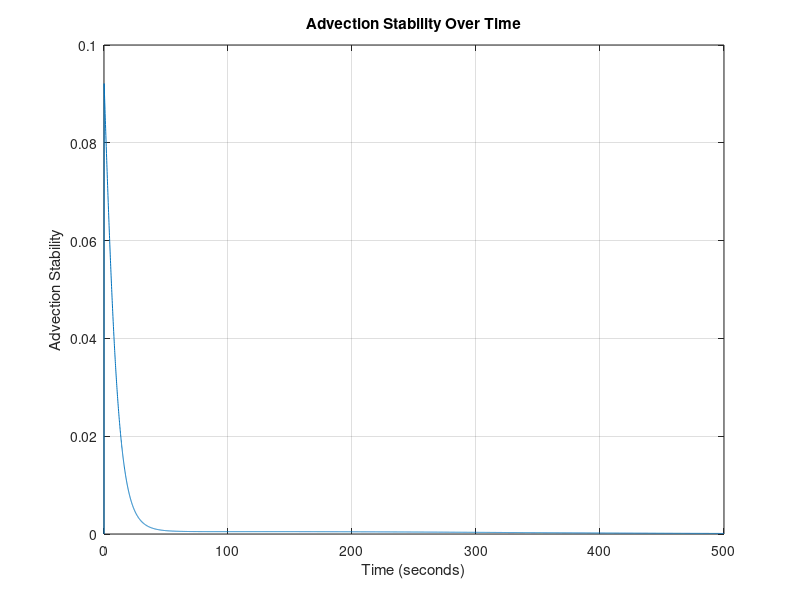
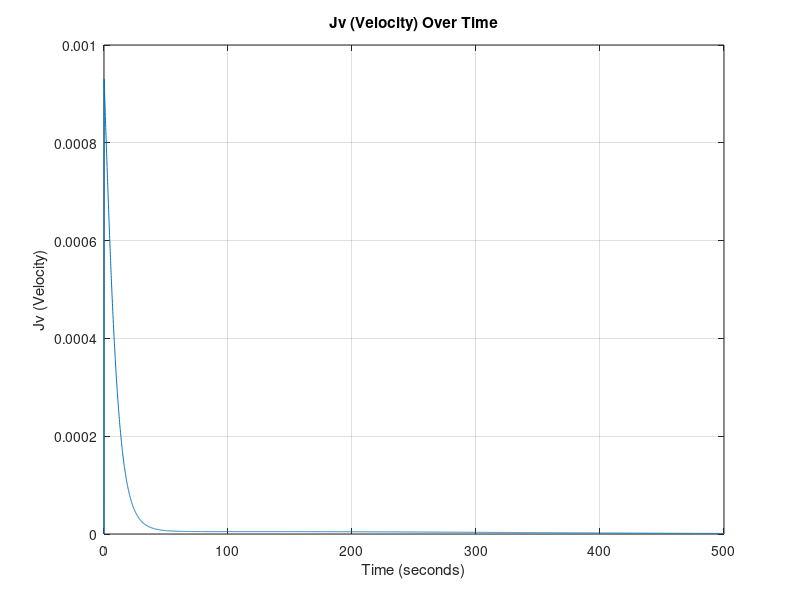
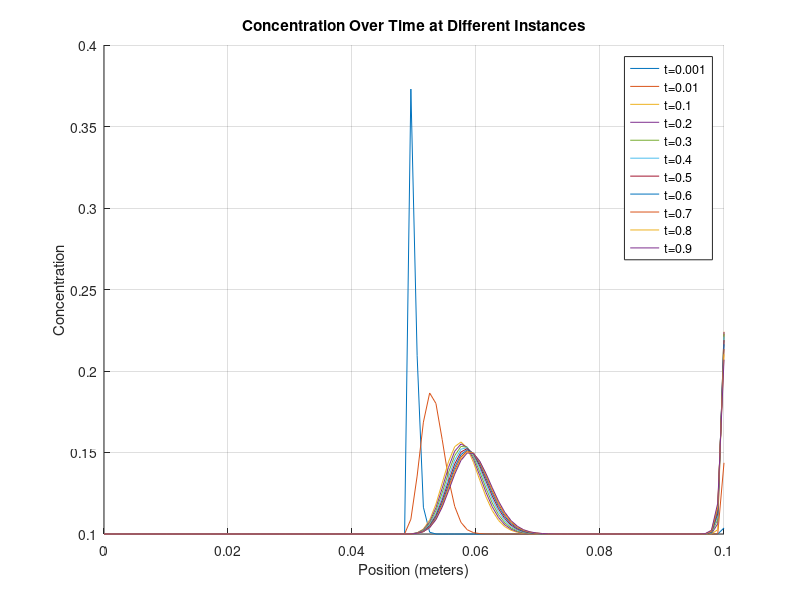
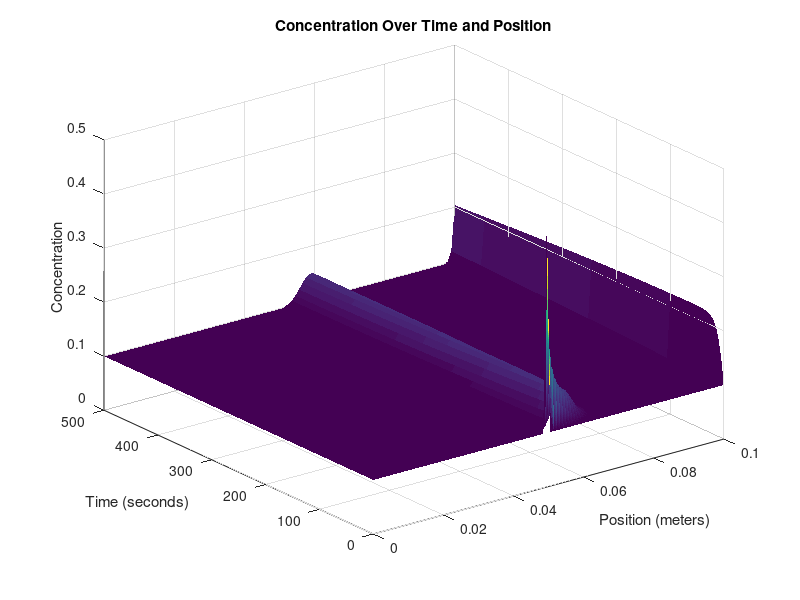

MATLAB code for these plots, in order:
%__Gruppe 3-Simulering-3.Sem__
clear
close all
clc
%% Inital Parameters 
domain_length = 0.1;   % Domain length (meters)
domain_steps = 100;    % Number of spatial domain_steps points
dx = domain_length / (domain_steps - 1);

time_length = 500;      % Time length (seconds)
time_steps = 5000;       % Number of time steps
dt = time_length / time_steps;

% DEFINED VARIABLES
D = 0.846*10^-9; % Diffusivity coefficient H2PO4 in water
feed_conc = 0.1; % Constant solute concentration at the first cell 0.1 molar [H2PO4]
TMP= 5.5; %TMP: Transmembrane Pressure [bar]
kb= 0.001; % Fouling Constant
kw= 3.044001*10^-4; % Initial water permiability L m^-2 bar^-1 s^-1 
rejection_rate = 0.1; % Rejection of the membrane (σ) [procentage]


% PHYSICAL CONSTANTS
R= 0.0831415; % Gasconstant [L Bar mol^-1 K^-1]
T= 273.15+20; %Temperature [K]
F= 96.485; %Faraday[C/mol]

% Anonymous functions
Lv = @(time) kw*exp(-kb*time); %Water Permiability for all cells

% Percipitation array
%P = zeros(domain_length,);

% Create a grid for space and time
x = linspace(0, domain_length, domain_steps);
t = linspace(0, time_length, time_steps);

% Initialize the concentration array AND Initial condition (1D)
C = zeros(domain_steps, time_steps)+0.1; % 0.1 molar [H2PO4]

C(domain_steps/2,1)=0.5;

%Diffusive Stability
DS = D*dx/dt;
fprintf('\n Diffusivity Stability = %f', DS);
if DS>0.5 
   fprintf(2,'\n ERROR: Stabilitetsfejl');
else
    fprintf('\n Stable Diffusion Model !!');
end


%% Time-stepping loop
for j = 2:time_steps
    for i = 1:domain_steps
        Jv = (Lv(j)*(TMP-(1*R*T*(C(domain_steps, j-1)))));  % Volume flux = Jv ,  in terms of osmotic pressure (TMP, R, T, delta_C) and Lv. [m/s]
        C(1, :) = 0.1; % Set the leftmost boundary to 0.1
        % Calculate the second derivative in x direction
        if i == 1 %__First Cell__
            % No left neighbor at the first cell
            d2Cdx2 = D * (C(2, j-1) -  C(1, j-1)) / dx^2;
             % Apply advection and inflow at the first cell
            dCdt_advection = -Jv * C(i, j-1) / dx;
        elseif i == domain_steps %__Membrane Cell___
            % No right neighbor at the last cell and MEMBRANE
            d2Cdx2 = (D * (C(domain_steps - 1, j-1) - C(domain_steps, j-1)) / dx^2) + C(i,j-1)*(rejection_rate)*Jv/(dx);
        else    %__Normal Cells__
            % Calculate the second derivative normally
            d2Cdx2 = D * (C(i + 1, j-1) - 2 * C(i, j-1) + C(i - 1, j-1)) / dx^2;
            % Apply advection term
            dCdt_advection = -Jv * (C(i, j-1) - C(i-1, j-1)) / dx;
        end
        % Apply the diffusion-advection-(electromigration) equation
        C(i, j) = C(i, j-1) + dt * (d2Cdx2 + dCdt_advection);
        Jv_values(j) = Jv;
        AS(j) = Jv * dt/dx;
    end
end

%% 2D Plots

% Plot Advection Stability (DS) values over time

figure;
plot(t, AS);
xlabel('Time (seconds)');
ylabel('Advection Stability');
title('Advection Stability Over Time');
grid on;

% Plot Jv values over time
figure;
plot(t, Jv_values);
xlabel('Time (seconds)');
ylabel('Jv (Velocity)');
title('Jv (Velocity) Over Time');
grid on;

% Define fractions of time steps you want to visualize
time_fraction = [0.001, 0.01, 0.1, 0.2, 0.3, 0.4, 0.5, 0.6, 0.7, 0.8, 0.9];  % For example, 0.1 corresponds to 10% of time steps

% Calculate the corresponding time indices
time_instances = round(time_fraction * time_steps);

% Create a figure for the first plot
figure;
hold on;

% Plot concentration at specific time instances
for i = 1:length(time_instances)
    time_index = time_instances(i);
    plot(x, C(:, time_index));
end

xlabel('Position (meters)');
ylabel('Concentration');
title('Concentration Over Time at Different Instances');

% Add a legend for clarity
legend(arrayfun(@(f) ['t=', num2str(f)], time_fraction, 'UniformOutput', false));

grid on;
hold off;


%% 3D Plot

% Create a 3D surface plot to visualize concentration over time and position
[T, X] = meshgrid(t, x);
figure;
h = surf(X, T, C); % Transpose removed here
xlabel('Position (meters)');
ylabel('Time (seconds)');
zlabel('Concentration');
title('Concentration Over Time and Position');

% Set axis limits to start at the origin
xlim([0, domain_length]);
ylim([0, time_length]);
zlim([0, max(C(:))]); % Assuming max(C(:)) is the maximum concentration in your data

set(h,'LineStyle','none')
%colormap(jet)




